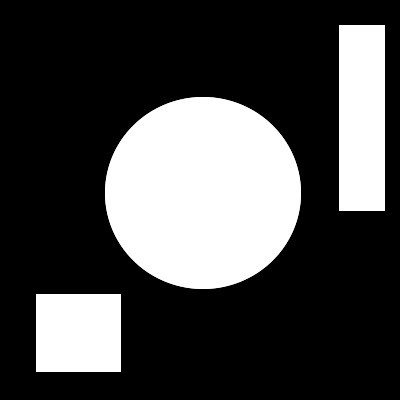
#> input picture images/Label.jpg, 400 x 400 px
$ python labeling.py   (older library calls are emulated)
#> lines starting #> are read from the running program, lines starting #| are printed output that depends on the picture; after the words box and inside, x2 and y2 are one past the last pixel; in counts of white or black regions, pixels touching at a corner belong together; long printed decimals are rounded
# -*- coding: utf-8 -*-

import cv2
import copy
import random
import numpy as np


if __name__ == '__main__':
    img_src = cv2.imread('../images/Label.jpg', cv2.IMREAD_COLOR)
#> img_src is the input picture: shape (400, 400, 3); min 0, max 255, mean 71.5
    height, width = img_src.shape[:2]
#> height = 400; width = 400
    img_dst = copy.copy(img_src)
    img_gry = cv2.cvtColor(img_src, cv2.COLOR_BGR2GRAY)

    # ラベリング
    ret, th = cv2.threshold(img_gry, 0, 255, cv2.THRESH_BINARY | cv2.THRESH_OTSU)
#> th: shape (400, 400); 28% white; 3 white regions, box (x1, y1, x2, y2) and area: (105, 97, 301, 289) 29685, (339, 25, 385, 211) 8556, (36, 294, 121, 372) 6630
#> ret = 126
    labels, img_obj = cv2.connectedComponents(th)
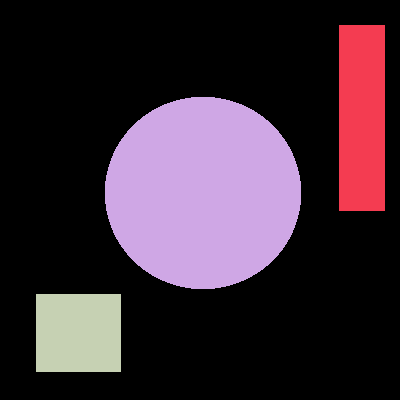
#> img_obj: shape (400, 400) int32; 4 distinct labels, from 0 to 3; one colour per label, 0 black
#> labels = 4
    print('labels: %s' % labels)
#| labels: 4

    colors = []
    for i in range(1, labels+1):
        colors.append(
            np.array(
                [random.randint(0, 255),
                 random.randint(0, 255),
                 random.randint(0, 255)]
            )
        )

    for y in range(0, height):
        for x in range(0, width):
            if img_obj[y, x] > 0:
                img_dst[y, x] = colors[img_obj[y, x]]
            else:
                img_dst[y, x] = [0, 0, 0]
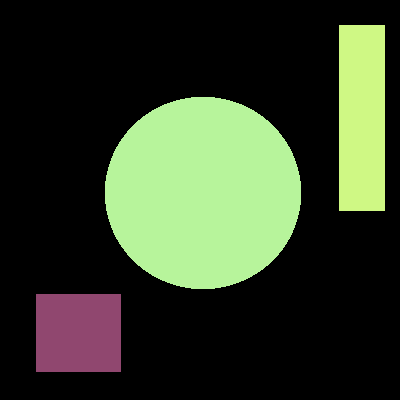
#> img_dst: shape (400, 400, 3); mean B, G, R 40.4, 61.5, 51

    output = cv2.connectedComponentsWithStats(
                th,
                connectivity=4,
                ltype=cv2.CV_32S
             )
    labels, labels, stats, centroids = output[:4]
#> stats = [[0, 0, 400, 400, 115129], [339, 25, 46, 186, 8556], [105, 97, 196, 192, 29685], [36, 294, 85, 78, 6630]]; centroids = [[193.7, 199.7], [361.5, 117.5], [202.5, 192.5], [78, 332.5]]
    print(centroids)
#| [[193.683 199.742]
#|  [361.5        117.5       ]
#|  [202.504 192.493]
#|  [ 78.         332.5       ]]

    cv2.namedWindow("Source", cv2.WINDOW_AUTOSIZE)
    cv2.imshow("Source", img_src)
    cv2.namedWindow("Connected Components", cv2.WINDOW_AUTOSIZE)
    cv2.imshow("Connected Components", img_dst)
    while True:
        if cv2.waitKey(1) & 0xFF == ord('q'):
#> (key q is pressed here)
            break

    cv2.imwrite('../output/cv2-labeling.jpg', img_dst)
    cv2.destroyAllWindows()
